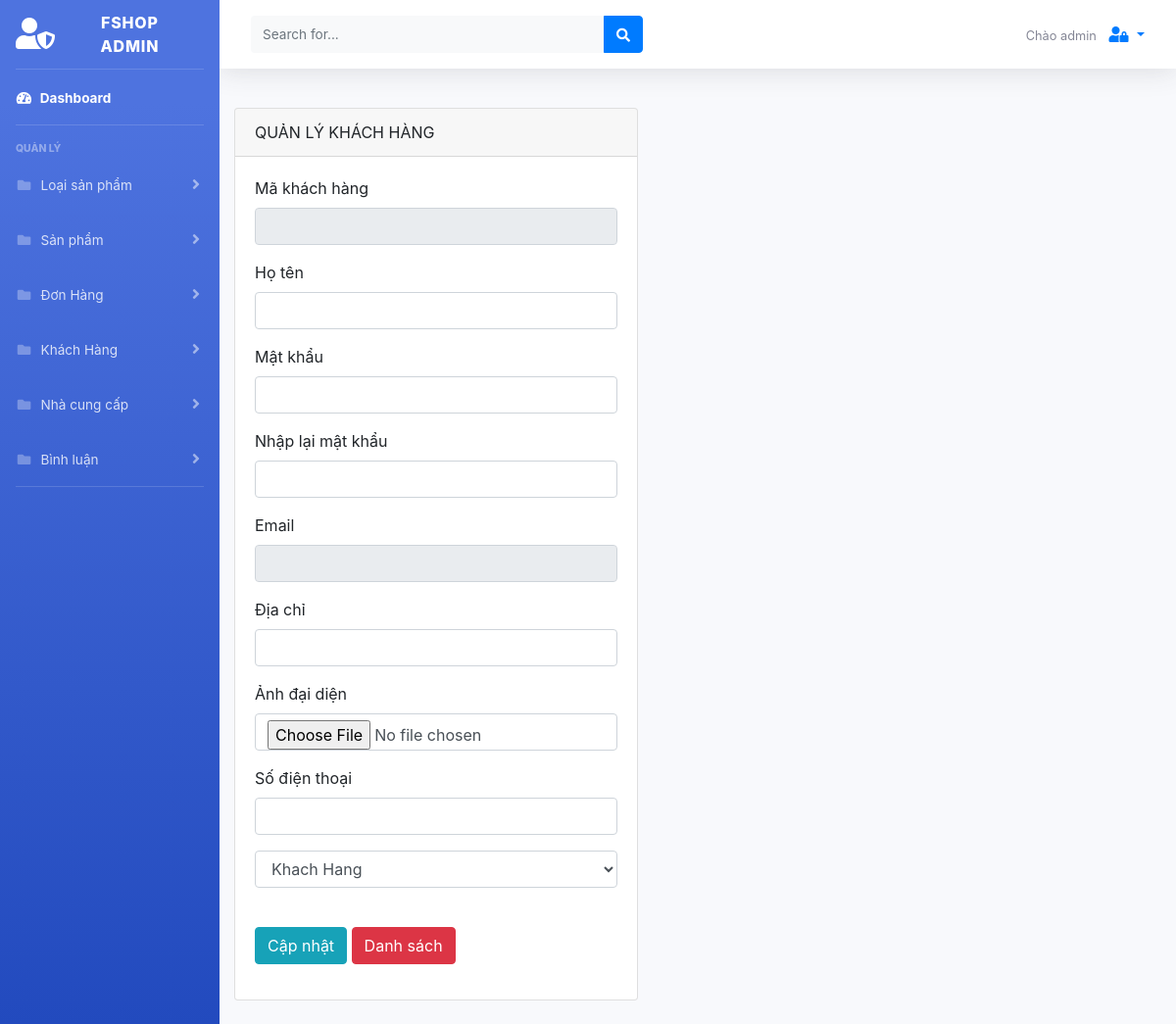
Page /admin/index.php?ctrl=user&act=edit&email=admin@gmail.com on the earlier database version.
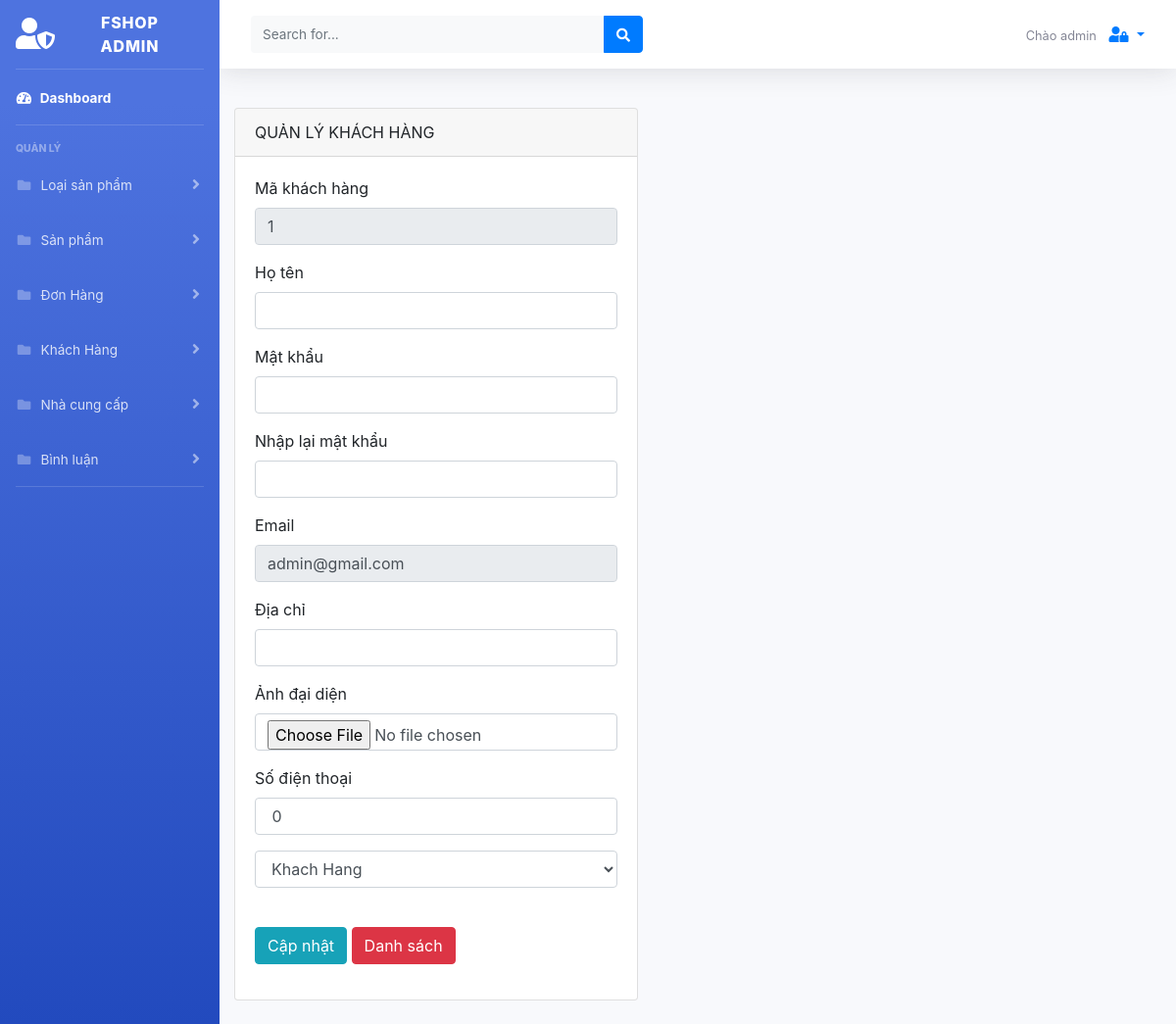
Same page on the later database version.
### tables this page shows
CREATE TABLE `khachhang` (
  `ma_kh` int(11) NOT NULL,
  `mat_khau` varchar(50) NOT NULL,
  `ho_ten` varchar(20) NOT NULL,
  `email` varchar(50) NOT NULL,
  `dia_chi` varchar(200) NOT NULL,
  `anh_daidien` varchar(100) NOT NULL,
  `so_dt` int(11) NOT NULL,
  `phan_quyen` tinyint(1) NOT NULL,
  `trang_thai` tinyint(1) NOT NULL
);

### site/model/database.php (called while the page is built, shortened)
<?php
    function getConnection(){
        $host= 'localhost';
        $dbname= 'du_an_1';
        $username='root';
        $password='';
        $options= array(PDO::MYSQL_ATTR_INIT_COMMAND => "SET NAMES utf8",
        PDO::ATTR_ERRMODE => PDO::ERRMODE_EXCEPTION);
        $DBH= new PDO('mysql:host='.$host.';dbname='.$dbname,$username, $password, $options);
        return $DBH;
    }
    function queryOne($sql){
        $connect= getConnection();
        $result= $connect->query($sql);
        $row=$result->fetch(PDO::FETCH_ASSOC);
        return $row;
    }
?>

### admin/model/user.php (called while the page is built, shortened)
<?php
	include '../site/model/database.php';
	function getShowUserID($email){
		$sql="select*from khachhang where email='$email'";
		return queryOne($sql);
	}
 ?>

### admin/view/user/updateUser.php (the view, shortened to what this page needs)
<div class="card mt-3">
        <div class="card-header info">
          QUẢN LÝ KHÁCH HÀNG
        </div>
        <div class="card-body">
          <form   method="post">
            <div class="form-group">
                <label for="">Mã khách hàng</label>
                <input  type="text" readonly name="id" class="form-control" value="<?php echo $id?>">
              </div>
              <div class="form-group">
                <label for="">Họ tên</label>
                <input type="text" name="fullName" class="form-control" value="<?php echo $fullName ?>" >
              </div>
               <div class="form-group">
                <label for="">Mật khẩu</label>
                <input type="password" name="password" class="form-control" >
              </div>
               <div class="form-group">
                <label for="">Nhập lại mật khẩu</label>
                <input type="password"  name="password2" class="form-control" >
              </div>
               <div class="form-group">
                <label for="">Email</label>
                <input readonly type="text" name="txtEmail" class="form-control"  value="<?php echo $txtEmail ?>">
              </div>
			   <div class="form-group">
                <label for="">Địa chỉ</label>
                <input type="text" name="txtDC"  class="form-control" value=" <?php echo $txtDC; ?>">
              </div>
			   <div class="form-group">
                <label for="">Ảnh đại diện</label>
                <input type="file"  name="avatar"  class="form-control"  onchange="imgA();" value=" <?php echo $avatar ?> ">
              </div>
			   <div class="form-group">
                <label for="">Số điện thoại</label>
                <input type="text" name="txtSDT" value=" <?php echo $txtSDT ?> "   class="form-control" >
              </div>
			   <div class="form-group">
                 <select name="phanQuyen" class="form-control">
		<option value="0" >Khach Hang</option>
	</select><br>
              </div>
			   <div class="form-group">
                 <input class="btn btn-info" type="submit" name="add" value="Cập nhật">
                  <a href="index.php?ctrl=user" class="btn btn-danger">Danh sách</a>
              </div>
          </form>
        </div>
      </div>

Differences in the rows shown:
added khachhang: id "1", txtEmail "admin@gmail.com", txtSDT "0"
